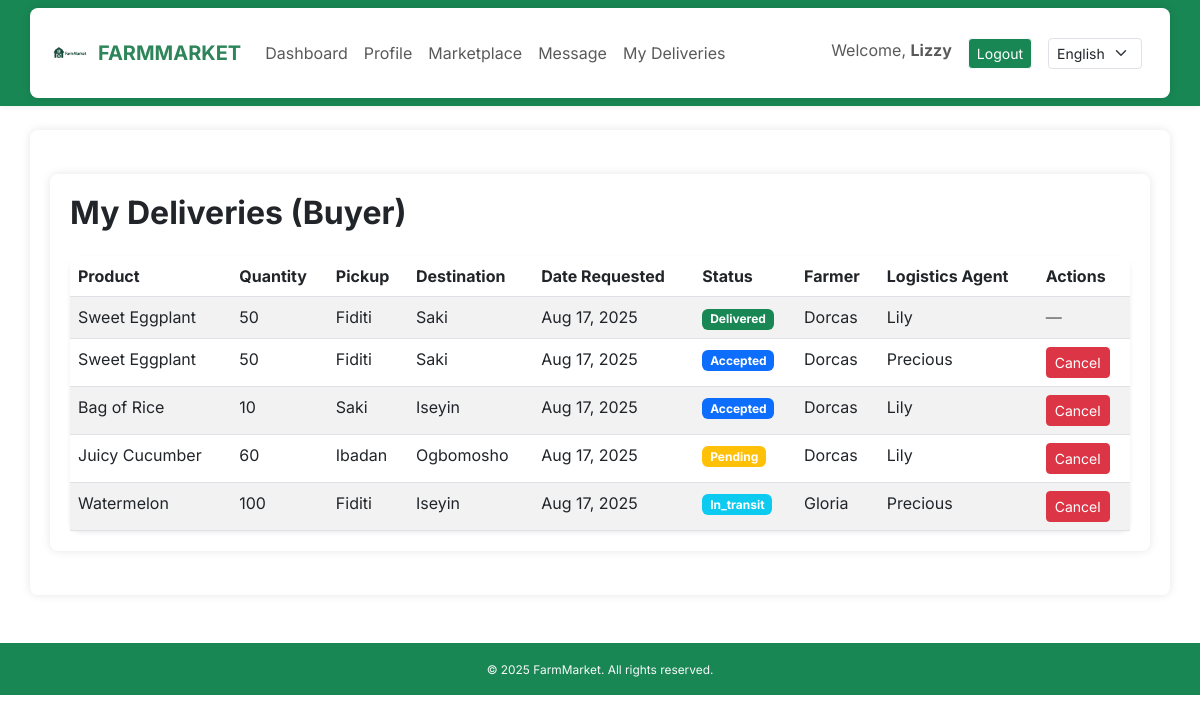
Page /delivery/my/ (signed in) on the committed database.
### core/models.py (models this page shows, shortened)
class DeliveryRequest(models.Model):
    STATUS_CHOICES = [
        ('pending', 'Pending'),
        ('accepted', 'Accepted'),
        ('in_transit', 'In Transit'),
        ('delivered', 'Delivered'),
        ('cancelled', 'Cancelled'),
    ]
    product = models.ForeignKey(Product, on_delete=models.CASCADE)
    buyer = models.ForeignKey(User, on_delete=models.SET_NULL, null=True, blank=True, related_name="buyer_delivery_requests")
    farmer = models.ForeignKey(User, on_delete=models.CASCADE, related_name="farmer_delivery_requests")
    logistics_agent = models.ForeignKey(User, on_delete=models.SET_NULL, null=True, blank=True, related_name='deliveries_handled')
    pickup_location = models.CharField(max_length=100)
    destination = models.CharField(max_length=100)
    status = models.CharField(max_length=20, choices=STATUS_CHOICES, default='pending')
    requested_for_group = models.BooleanField(default=False)
    date_requested = models.DateTimeField(auto_now_add=True)

class Product(models.Model):
    farmer = models.ForeignKey(User, on_delete=models.CASCADE)
    title = models.CharField(_("Title"), max_length=100)
    description = models.TextField(_("Description"))
    price = models.DecimalField(max_digits=10, decimal_places=2)
    quantity = models.PositiveIntegerField()
    city = models.CharField(max_length=100)
    state = models.CharField(max_length=100, default="Oyo State")
    category = models.CharField(max_length=20, choices=CROP_CHOICES, default='Tomato')
    image = models.ImageField(upload_to='product_images/', blank=True, null=True)
    date_posted = models.DateTimeField(auto_now_add=True)

### core/views.py (the view)
# urls.py: path('delivery/my/', views.my_delivery_requests, name='my_deliveries'),
@login_required
def my_delivery_requests(request):
    role = request.user.profile.role
    if role == 'farmer':
        deliveries = DeliveryRequest.objects.filter(farmer=request.user)
        title = "My Delivery Requests (Farmer)"
    elif role == 'buyer':
        deliveries = DeliveryRequest.objects.filter(buyer=request.user)
        title = "My Deliveries (Buyer)"
    elif role == 'logistics':
        deliveries = DeliveryRequest.objects.all()  # logistics sees all
        title = "All Deliveries (Logistics)"
    else:
        messages.error(request, "You do not have access to deliveries.")
        return redirect('home')
    return render(request, 'core/my_deliveries.html', {
        'deliveries': deliveries,
        'title': title,
        'role': role
    })

### core/context_processors.py (called while the page is built)
def language_code(request):
    return {
        'LANGUAGE_CODE': translation.get_language()
    }

### core/templates/core/my_deliveries.html (shortened to what this page needs)
{% extends 'core/base.html' %}
{% load i18n %}
{% block content %}
<div class="container my-4">
    <h2 class="mb-4 fw-bold">{% trans title %}</h2>
    <div class="card shadow-sm">
        <div class="card-body p-0">
            <div class="table-responsive">
                <table class="table table-striped mb-0">
                    <thead class="thead-dark">
                        <tr>
                            <th>{% trans "Product" %}</th>
                            <th>{% trans "Quantity" %}</th>
                            <th>{% trans "Pickup" %}</th>
                            <th>{% trans "Destination" %}</th>
                            <th>{% trans "Date Requested" %}</th>
                            <th>{% trans "Status" %}</th>
                            <th>
                                {% if role == 'farmer' %}
                                    {% trans "Buyer" %}
                                {% elif role == 'buyer' %}
                                    {% trans "Farmer" %}
                                {% else %}
                                    {% trans "Farmer / Buyer" %}
                                {% endif %}
                            </th>
                            <th>{% trans "Logistics Agent" %}</th>
                            <th>{% trans "Actions" %}</th>
                        </tr>
                    </thead>
                    <tbody>
                        {% for delivery in deliveries %}
                        <tr>
                            <td>{{ delivery.product.title }}</td>
                            <td>{{ delivery.product.quantity }}</td>
                            <td>{{ delivery.pickup_location }}</td>
                            <td>{{ delivery.destination }}</td>
                            <td>{{ delivery.date_requested|date:"M d, Y" }}</td>
                            <td>
                                <span class="badge
                                    {% if delivery.status == 'pending' %}bg-warning
                                    {% elif delivery.status == 'accepted' %}bg-primary
                                    {% elif delivery.status == 'in_transit' %}bg-info
                                    {% elif delivery.status == 'delivered' %}bg-success
                                    {% elif delivery.status == 'cancelled' %}bg-danger
                                    {% else %}bg-secondary
                                    {% endif %}">
                                    {{ delivery.status|capfirst }}
                                </span>
                            </td>
                            <td>
                                {% if role == 'farmer' %}
                                    {% if delivery.buyer %}
                                      {{ delivery.buyer.username }}
                                    {% else %}
                                        {% trans "Not Assigned" %}
                                    {% endif %}
                                {% elif role == 'buyer' %}
                                    {% if delivery.farmer %}
                                      {{ delivery.farmer.username }}
                                    {% else %}
                                        {% trans "Not Assigned" %}
                                    {% endif %}
                                {% endif %}
                            </td>
                            <td>
                                {% if delivery.logistics_agent %}
                                    {{ delivery.logistics_agent.username }}
                                {% else %}
                                    <span class="text-muted">{% trans "Not Assigned" %}</span>
                                {% endif %}
                            </td>
                            <td>
                                {% if role == 'farmer' and delivery.farmer == request.user and delivery.status != 'delivered' and delivery.status != 'cancelled' %}
                                    <a href="{% url 'update_delivery_status' delivery.id 'cancelled' %}" class="btn btn-sm btn-danger">{% trans "Cancel" %}</a>
                                {% elif role == 'buyer' and delivery.buyer == request.user and delivery.status != 'delivered' and delivery.status != 'cancelled' %}
                                    <a href="{% url 'update_delivery_status' delivery.id 'cancelled' %}" class="btn btn-sm btn-danger">{% trans "Cancel" %}</a>
                                {% else %}
                                    <span class="text-muted">—</span>
                                {% endif %}
                            </td>
                        </tr>
                        {% empty %}
                        <tr>
                            <td colspan="7" class="text-center text-muted">{% trans "You haven't made any delivery requests yet." %}</td>
                        </tr>
                        {% endfor %}
                    </tbody>
                </table>
            </div>
        </div>
    </div>
</div>
{% endblock %}

### core/templates/core/base.html (shortened to what this page needs)
{% load static %}
{% load i18n %}
<!DOCTYPE html>
<html lang="en">
<head>
  <link href="https://cdn.jsdelivr.net/npm/bootstrap@5.3.0/dist/css/bootstrap.min.css" rel="stylesheet" />
  <link rel="stylesheet" href="https://cdn.jsdelivr.net/npm/bootstrap-icons@1.11.3/font/bootstrap-icons.css">
  <link rel="stylesheet" href="{% static 'core/styles.css' %}" />
</head>
<body>
<header>
<nav class="navbar navbar-expand-lg custom-green">
    <div class="container">
        <a class="navbar-brand fw-bold d-flex align-items-center" href="{% url 'home' %}">
            <img src="{% static 'core/images/logo.png' %}" alt="Logo" width="40" height="40" class="me-2">
            <span class="fw-bold">FARMMARKET</span>
        </a>
        <div class="collapse navbar-collapse" id="navbarNav">
            <ul class="navbar-nav me-auto">
                {% if user.is_authenticated %}
                    {% if user.profile.role == 'logistics' %}
                        <li class="nav-item"><a class="nav-link" href="{% url 'logistics_dashboard' %}">{% trans "Dashboard" %}</a></li>
                        <li class="nav-item"><a class="nav-link" href="{% url 'profile' %}">{% trans "Profile" %}</a></li>
                        <li class="nav-item"><a class="nav-link" href="{% url 'my_deliveries' %}">{% trans "My Deliveries" %}</a></li>
                        <li class="nav-item"><a class="nav-link" href="{% url 'pending_deliveries' %}">{% trans "Pending Deliveries" %}</a></li>
                        <li class="nav-item"><a class="nav-link" href="{% url 'inbox' %}">{% trans "Messages" %}</a></li>
                    {% elif user.profile.role == 'buyer' %}
                        <li class="nav-item"><a class="nav-link" href="{% url 'buyer_dashboard' %}">{% trans "Dashboard" %}</a></li>
                        <li class="nav-item"><a class="nav-link" href="{% url 'profile' %}">{% trans "Profile" %}</a></li>
                        <li class="nav-item"><a class="nav-link" href="{% url 'product_list' %}">{% trans "Marketplace" %}</a></li>
                        <li class="nav-item"><a class="nav-link" href="{% url 'inbox' %}">{% trans "Message" %}</a></li>
                        <li class="nav-item"><a class="nav-link" href="{% url 'my_deliveries' %}">{% trans "My Deliveries" %}</a></li>
                    {% else %}
                        <li class="nav-item"><a class="nav-link" href="{% url 'home' %}">{% trans "Home" %}</a></li>
                    {% endif %}
                {% else %}
                    <li class="nav-item"><a class="nav-link" href="{% url 'login' %}">{% trans "Login" %}</a></li>
                    <li class="nav-item"><a class="nav-link" href="{% url 'register' %}">{% trans "Register" %}</a></li>
                {% endif %}
            </ul>
            {% if user.is_authenticated %}
                <ul class="navbar-nav">
                    <li class="nav-item me-3">
                        <span class="navbar-text">
                            {% trans "Welcome" %}, <strong>{{ user.username }}</strong>
                        </span>
                    </li>
                    <li class="nav-item">
                        <a class="btn btn-success btn-sm border-light" href="{% url 'logout' %}">{% trans "Logout" %}</a>
                    </li>
                </ul>
            {% endif %}
            <form action="{% url 'set_language' %}" method="post" class="d-flex align-items-center ms-3">
                <select name="language" class="form-select form-select-sm me-2" onchange="this.form.submit()">
                    <option value="en" {% if LANGUAGE_CODE == 'en' %}selected{% endif %}>English</option>
                </select>
            </form>
        </div>
    </div>
</nav>
</header>
  <main class="container mt-4">
    {% block content %}{% endblock %}
  </main>
  <footer class="text-center mt-5 mb-3 text-light custom-green p-3">
    <small>&copy; 2025 FarmMarket. {% trans "All rights reserved." %}</small>
</footer>
</body>
</html>

### static/core/styles.css (style rules this page uses)
body { background-color: white; font-family: 'Inter', sans-serif; }
.custom-green { background-color: #198754; }
.navbar-brand { font-weight: bold; color: #2c3e50 !important; }
.navbar { box-shadow: 0 2px 6px rgba(0,0,0,0.05); }
.navbar-brand span { font-weight: 700; color: #2f855a; }
.container { background-color: #fff; padding: 20px; border-radius: 8px; box-shadow: 0 0 10px rgba(0,0,0,0.1); }
.card { border: none; border-radius: 10px; transition: transform 0.2s ease-in-out; }
footer.custom-green { font-size: 0.85rem; color: #fff; }

### rows in the picture
DeliveryRequest: product "Sweet Eggplant", product.quantity "50", pickup_location "Fiditi", destination "Saki", date_requested "Aug 17, 2025", status "Delivered", farmer.username "Dorcas", logistics_agent.username "Lily"
DeliveryRequest: product "Sweet Eggplant", product.quantity "50", pickup_location "Fiditi", destination "Saki", date_requested "Aug 17, 2025", status "Accepted", farmer.username "Dorcas", logistics_agent.username "Precious"
DeliveryRequest: product "Bag of Rice", product.quantity "10", pickup_location "Saki", destination "Iseyin", date_requested "Aug 17, 2025", status "Accepted", farmer.username "Dorcas", logistics_agent.username "Lily"
DeliveryRequest: product "Juicy Cucumber", product.quantity "60", pickup_location "Ibadan", destination "Ogbomosho", date_requested "Aug 17, 2025", status "Pending", farmer.username "Dorcas", logistics_agent.username "Lily"
DeliveryRequest: product "Watermelon", product.quantity "100", pickup_location "Fiditi", destination "Iseyin", date_requested "Aug 17, 2025", status "In_transit", farmer.username "Gloria", logistics_agent.username "Precious"

### other values in the picture
{{ user.username }} "Lizzy"
